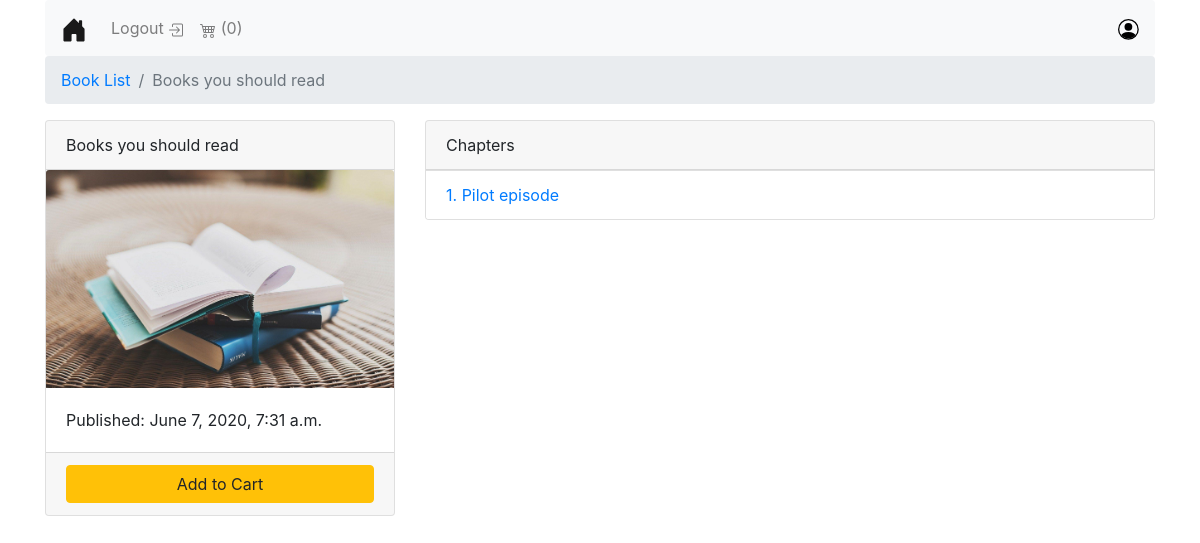
Page /text-book/ (signed in) on the committed database.
### shopping_cart/models.py (models this page shows, shortened)
class Order(models.Model):
    user = models.ForeignKey(settings.AUTH_USER_MODEL,on_delete=models.CASCADE)
    is_ordered = models.BooleanField(default=False)
    items = models.ManyToManyField(OrderItem)
    ref_code = models.CharField(max_length=50)

### books/models.py (models this page shows, shortened)
class Book(models.Model):
    authors = models.ManyToManyField(Author)
    title = models.CharField(max_length=100)
    publication_date = models.DateTimeField()
    isbn = models.CharField(max_length=16)
    slug = models.SlugField()
    cover = models.ImageField()
    price = models.FloatField()

class Chapter(models.Model):
    book = models.ForeignKey(Book, on_delete=models.CASCADE)
    chapter_number = models.IntegerField()
    title = models.CharField(max_length=100)
    def get_absolute_url(self):
        return reverse("books:chapter-detail", kwargs={
        'book_slug':self.book.slug,
        'chapter_number': self.chapter_number
        })

### books/views.py (the view)
# urls.py: path('<slug>/', book_detail, name = 'book-detail'),
@login_required
def book_detail(request, slug):
    book = get_object_or_404(Book, slug = slug)
    book_status = check_book_relationship(request,book)
    context ={
        'book': book,
        'book_status' : book_status
    }
    return render(request, 'book_detail.html', context)

### books/views.py (called while the page is built)
def check_book_relationship(request, book):
    if book in request.user.userlibrary.books.all():
        return OWNED
    order_qs = Order.objects.filter(user=request.user, is_ordered=False)
    if order_qs.exists():
        order = order_qs[0]
        order_item_qs = OrderItem.objects.filter(book=book)
        if order_item_qs.exists():
            order_item = order_item_qs[0]
            if order_item in order.items.all():
                return IN_CART
    return NOT_IN_CART

### shopping_cart/templatetags/cart_template_tags.py (called while the page is built)
@register.filter
def cart_item_count(user):
    if user.is_authenticated:
        qs = Order.objects.filter(user=user, is_ordered=False)
        if qs.exists():
            return qs[0].items.count()
    return 0

### templates/book_detail.html
{% extends "base.html" %}
{% block breadcrumb %}
    <nav aria-label="breadcrumb">
      <ol class="breadcrumb">
        <li class="breadcrumb-item" aria-current="page">
          <a href="{% url 'books:book-list'  %}">Book List</a></li>
        <li class="breadcrumb-item active" aria-current="page">{{book.title}}</li>
    </ol>
    </nav>
{% endblock breadcrumb %}
{% block content %}
<div class="row">
  <main class="col-xs-12 col-sm-12 col-md-4">
  {% include "book_snippet.html" with book=book %}
  </main>
  <aside class="col-xs-12 col-sm-12 col-md-8">
    <div class="card" >
        <div class="card-header">
          Chapters
        </div>
        <ul class="list-group list-group-flush">
          {% for chapter in book.chapter_set.all %}
            <li class="list-group-item"><a href="{{ chapter.get_absolute_url }}">
              {{chapter.chapter_number}}. {{chapter.title}}
            </a></li>
          {% endfor %}
        </ul>
    </div>
  </aside>
</div>
{% endblock content %}

### templates/navbar.html (shortened to what this page needs)
{% load cart_template_tags %}
  <nav class="navbar navbar-expand-lg navbar-light bg-light rounded">
    <a class="navbar-brand" href="{% url 'books:book-list' %}">
    </a>
    <div class="collapse navbar-collapse" id="navbarsExample09">
      <ul class="navbar-nav mr-auto">
        {% if request.user.is_authenticated %}
            <li class="nav-item">
              <a class="nav-link" href="{% url 'account_logout' %}">Logout
              </a>
            </li>
            <li class="nav-item">
              <a class="nav-link" href="{% url 'cart:order-summary'%}">
                ({{request.user|cart_item_count}})
              </a>
            </li>
        {% endif %}
      </ul>
      <a href="{% url 'profile'%}" class="my-2 my-md-0 text-muted"></a>
    </div>
  </nav>

### templates/book_snippet.html
<div class="card">
  <div class="card-header">
    {{book.title}}
  </div>
    <img src="{{book.cover.url}}" class="card-img-top" alt="...">
    <div class="card-body">
      <p class="card-text">Published: {{book.publication_date}}</p>
    </div>
    {% if book_status != 'owned'  %}
      <div class="card-footer">
          {% if book_status == 'in_cart' %}
          <a href="{% url 'cart:remove-from-cart' book.slug %}"class="btn btn-secondary btn-block">
            Remove from Cart
          </a>
          {% else %}
          <a href="{% url 'cart:add-to-cart' book.slug %}" class="btn btn-warning btn-block">
            Add to Cart
          </a>
          {% endif %}
    </div>
    {% endif %}
</div>

### rows in the picture
Book: title "Books you should read", cover (picture), publication_date "June 7, 2020, 7:31 a.m."
Chapter: chapter_number "1", title "Pilot episode"

### other values in the picture
{{ request.user|cart_item_count }} "0"
